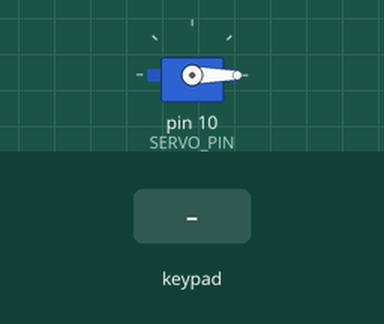
Bench run of a sketch on a simulated Arduino Uno, built with avr-gcc and run on an emulated ATmega328P. Shown: servo. Inputs (shaded band) come from the test bench. What the sketch prints to the serial monitor is not drawn.

Above: at 1.2 s.
1.3 s: keypad keys 1 2 3 4 pressed 0.4 s apart
At 3.9 s:
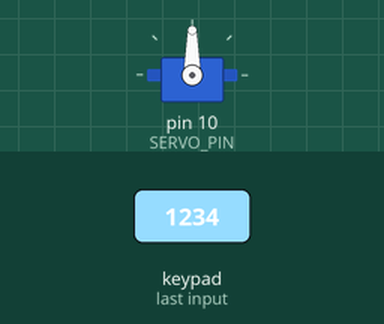
4.4 s: keypad keys 1 2 3 4 # pressed 0.4 s apart
Timing chart, 0 to 14.5 s (numbered marks = the images above; inputs shaded):
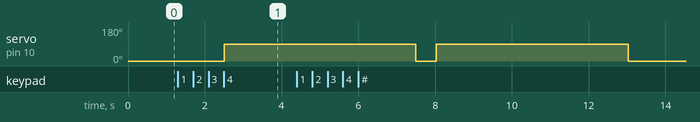

Measured:
- after the input at 1.3 s, servo on pin 10 (SERVO_PIN): 0° → 90° after 1.2 s

The sketch:

Passwordbaseddoorlocksystem.ino
```cpp
#include <Keypad.h>
#include <Servo.h>

// Servo setup
#define SERVO_PIN 10
Servo lockServo;

// Define 4x3 Keypad layout
const byte ROWS = 4;
const byte COLS = 3;

char keys[ROWS][COLS] = {
  {'1','2','3'},
  {'4','5','6'},
  {'7','8','9'},
  {'*','0','#'}
};

byte rowPins[ROWS] = {9, 8, 7, 6};  // ROW0 to ROW3
byte colPins[COLS] = {5, 4, 3};     // COL0 to COL2

Keypad keypad = Keypad(makeKeymap(keys), rowPins, colPins, ROWS, COLS);

// Password configuration
const String correctPassword = "1234";
String enteredPassword = "";

void setup() {
  Serial.begin(9600);
  lockServo.attach(SERVO_PIN);
  lockServo.write(0); // Locked position
  Serial.println("🔐 4x3 Keypad Door Lock System Ready");
  Serial.println("Enter 4-digit password:");
}

void loop() {
  char key = keypad.getKey();

  if (key) {
    Serial.print("*"); // Mask input
    enteredPassword += key;

    if (enteredPassword.length() == 4) {
      Serial.println(); // New line after password entry
      if (enteredPassword == correctPassword) {
        Serial.println("✅ Access Granted");
        unlockDoor();
      } else {
        Serial.println("❌ Incorrect Password");
        lockDoor();
      }
      enteredPassword = ""; // Reset after each attempt
      Serial.println("Enter 4-digit password:");
    }
  }
}

void unlockDoor() {
  lockServo.write(90);
  Serial.println("🔓 Door Unlocked");
  delay(5000); // Stay unlocked for 5 seconds
  lockDoor();
}

void lockDoor() {
  lockServo.write(0);
  Serial.println("🔒 Door Locked");
}
```
